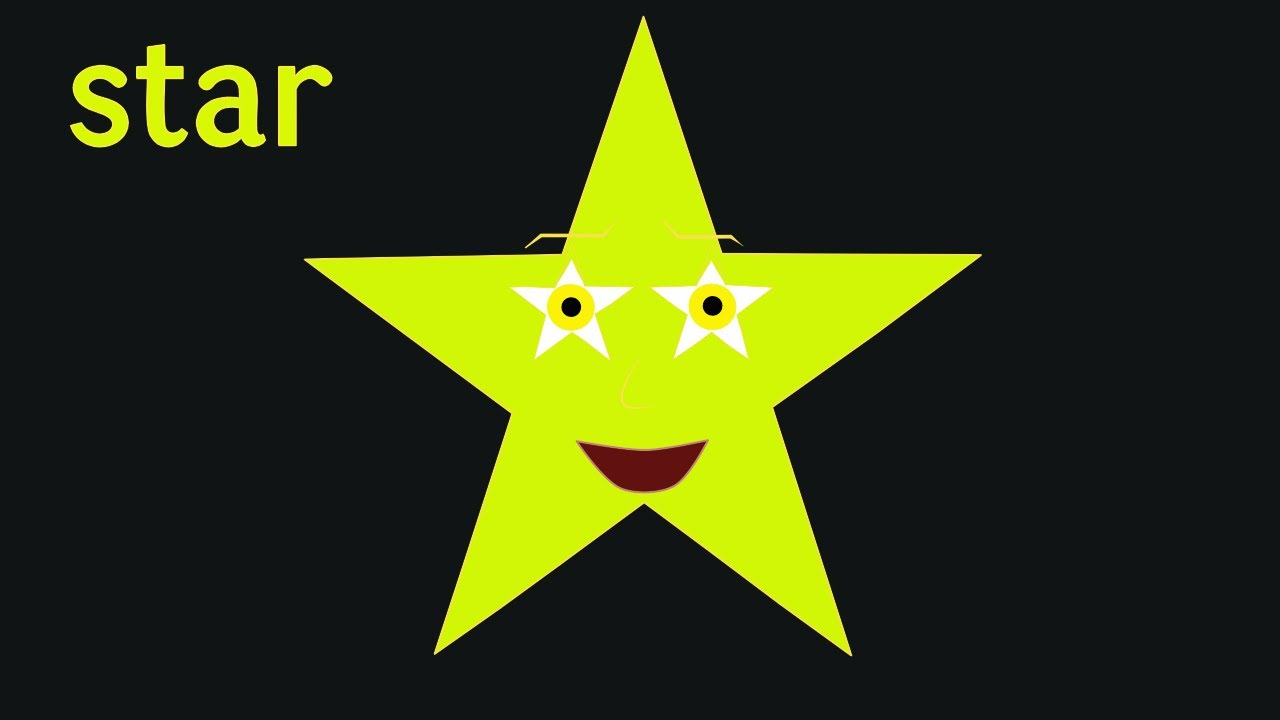
//> input picture build/test2.jpg, 1280 x 720 px
$ ./serial_twostage_20180130162814   (built with g++ and OpenCV 4)
//> lines starting //> are read from the running program, lines starting //| are printed output that depends on the picture; after the words box and inside, x2 and y2 are one past the last pixel; in counts of white or black regions, pixels touching at a corner belong together
#include <stdio.h>
#include <stdlib.h>
#include <CL/cl.h>
#include <opencv2/opencv.hpp>

#include "../ocl/ocl_loader.hpp"

#define WIDTH 1920
#define HEIGHT 1080

void linearTwoStage(uchar *image, int width, int height)
{
	printf("width %d, height %d", width, height);
	int *labeledImage = (int *)malloc(sizeof(int) * width * height);
	int *labels = (int *)malloc(sizeof(int) * width * height);
	int counter = 1;

	int index = 0;
	for (int i = 0; i < width * height; i++)
		labels[i] = i;

	for (int i = 0; i < height; i++)
	{
		for (int j = 0; j < width; j++)
		{
			index = i * width + j;
			labeledImage[index] = (int)image[index];

			if (labeledImage[index] >= 255)
			{
				int label = 0;
				int upn = 0;
				int ln = 0;

				if ((i - 1) >= 0)
					upn = labeledImage[(i - 1) * width + j];
				if ((j - 1) >= 0)
					ln = labeledImage[i * width + j - 1];

				if (upn == 0 && ln == 0)
				{
					counter++;
					labeledImage[index] = counter;
				}
				else if (upn == 0)
					labeledImage[index] = ln;
				else if (ln == 0)
					labeledImage[index] = upn;
				else
				{
					if (ln < upn)
					{

						labeledImage[index] = ln;
						labels[upn] = labels[ln];
					}
					else
					{
						labeledImage[index] = upn;
						labels[ln] = labels[upn];
					}
				}
			}
		}
	}
	printf("height: %d, width %d", height, width);
	for (int i = 0; i < height; i++)
	{
		for (int j = 0; j < width; j++)
		{
			index = i * width + j;

			if (image[index] != 0)
			{
				image[index] = labels[labeledImage[index]] * 100;
			}
		}
	}
}

cv::Mat loadImage(char *filename)
{
//> called with filename = "test2.jpg"
	cv::Mat src = cv::imread(filename, 1); // load source image
//> src is the input picture: 720 rows x 1280 cols, CV_8UC3; mean B, G, R 20.8, 57.2, 49

	cv::namedWindow("Display window", cv::WINDOW_AUTOSIZE); // Create a window for display.
	imshow("Display window", src);							// Show our image inside it.

	cv::Size size(WIDTH, HEIGHT); //the dst image size,e.g.100x100
	cv::resize(src, src, size);   //resize image
//> src: 1080 rows x 1920 cols, CV_8UC3

	cv::Mat gray;
	cv::cvtColor(src, gray, CV_BGR2GRAY); //perform gray scale conversion.
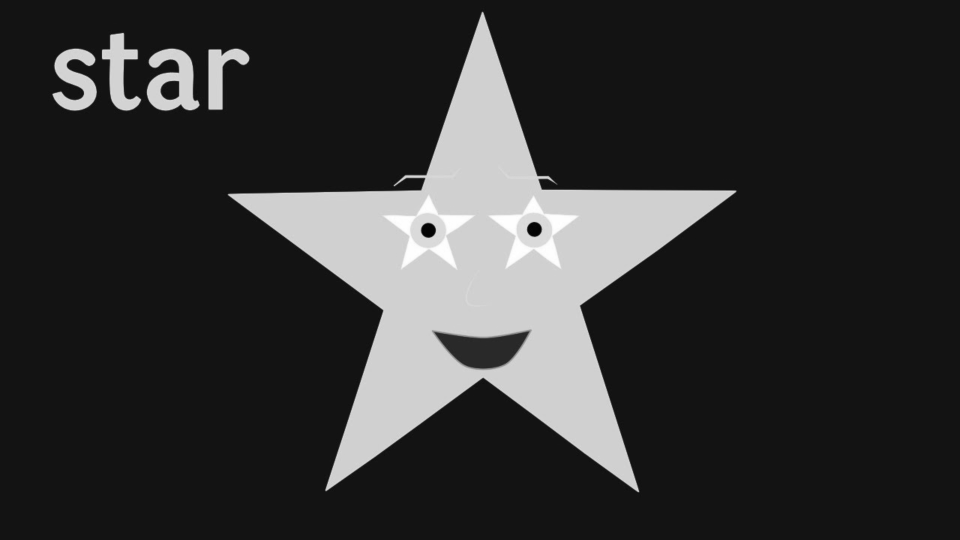
//> gray: 1080 rows x 1920 cols, CV_8UC1 (shown at 1/2 size); min 0, max 255, mean 50.6
	cv::threshold(gray, gray, 127, 255, cv::THRESH_BINARY);
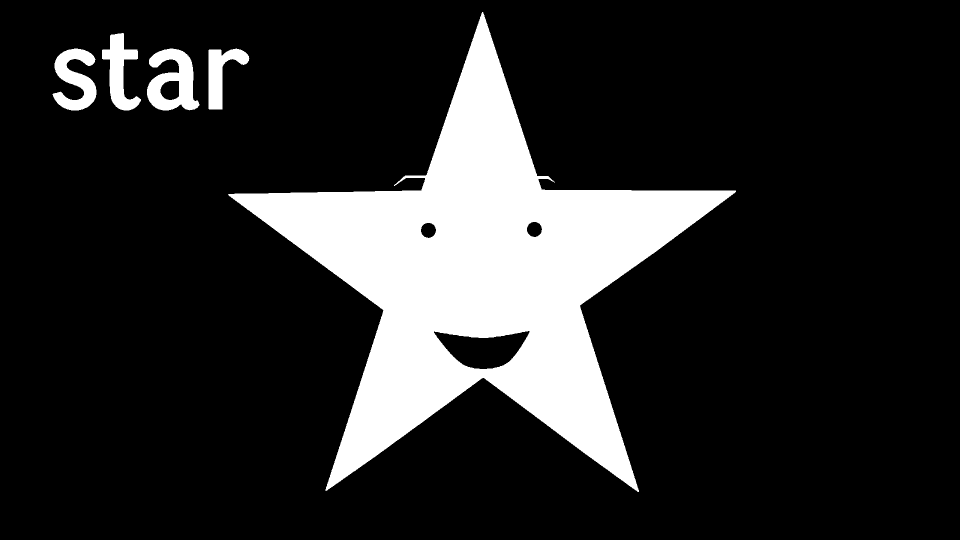
//> gray: 1080 rows x 1920 cols, CV_8UC1 (shown at 1/2 size); 16.5% white; 5 white regions, box (x1, y1, x2, y2) and area: (456, 24, 1472, 984) 317508, (294, 97, 399, 221) 7548, (105, 97, 193, 221) 5974, (204, 66, 282, 221) 5574, (417, 97, 499, 219) 4515

	cv::waitKey(0);
	return gray;
}

void displayLabeledImage(cv::Mat image)
{
	cv::applyColorMap(image, image, cv::COLORMAP_JET);
	cv::namedWindow("Display window", cv::WINDOW_AUTOSIZE); // Create a window for display.
	cv::imshow("Display window", image);					// Show our image inside it.
}

int main()
{

	cv::Mat image = loadImage("test2.jpg");

	linearTwoStage(image.data, 1920, 1080);
//> the loop in linearTwoStage, `for (int i = 0; i < height; i++)` made 1080 passes
//> (index, counter) on passes 1 to 3: (1919, 1), (3839, 1), (5759, 1)
//> after the loop in linearTwoStage, `for (int i = 0; i < height; i++)`: index = 2073599; counter = 463
//> the loop in linearTwoStage, `for (int i = 0; i < height; i++)` made 1080 passes
//> index on passes 1 to 3: 1919, 3839, 5759
//> after the loop in linearTwoStage, `for (int i = 0; i < height; i++)`: index = 2073599
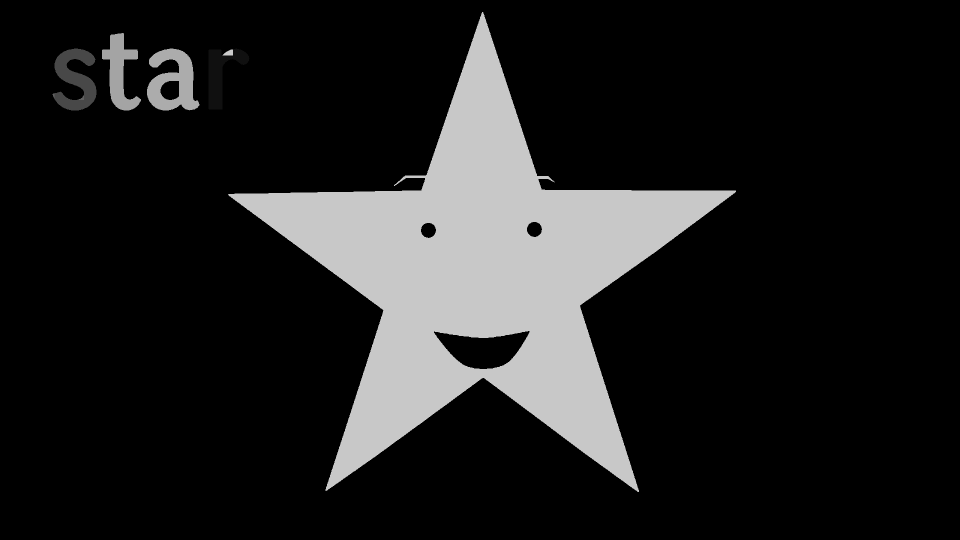
//> image: 1080 rows x 1920 cols, CV_8UC1 (shown at 1/2 size); 16.45% of pixels changed, all inside (x1, y1, x2, y2) = (105, 24, 1472, 984)

	displayLabeledImage(image);
//> in displayLabeledImage, `cv::applyColorMap(image, image, cv::COLORMAP_JET);`:
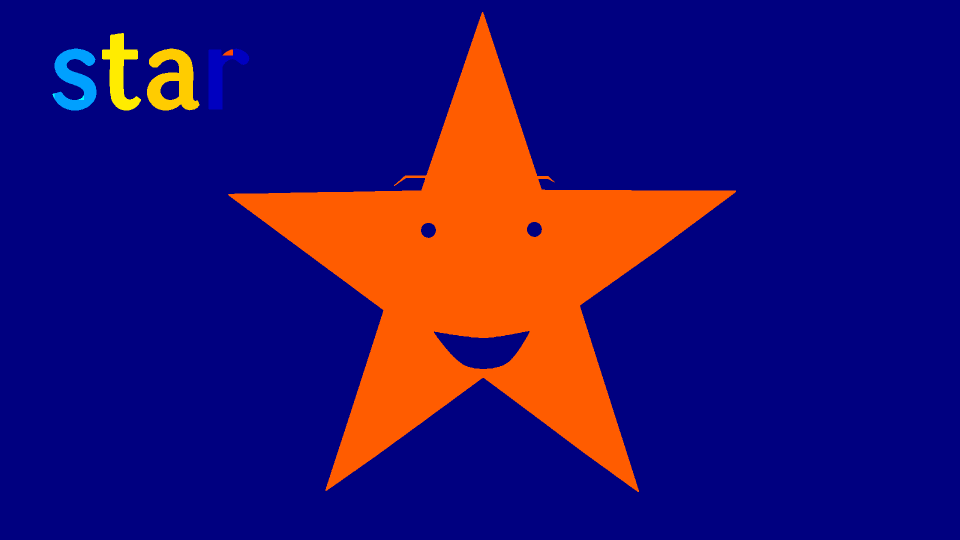
//> image: 1080 rows x 1920 cols, CV_8UC3 (shown at 1/2 size); mean B, G, R 108.1, 15.9, 40.7
	cv::waitKey(0);
}

$ run again, with build/test3.jpg copied over build/test2.jpg
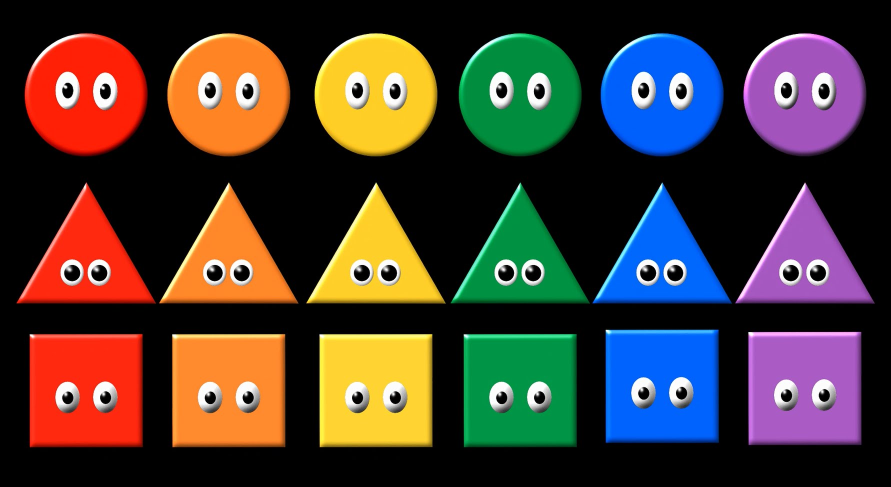
//> input picture build/test3.jpg, 1781 x 973 px (shown at 1/2 size)
//> in loadImage, src is the input picture: 973 rows x 1781 cols, CV_8UC3; mean B, G, R 50.4, 57.4, 70.9
//> src: 1080 rows x 1920 cols, CV_8UC3
//> in loadImage, `cv::threshold(gray, gray, 127, 255, cv::THRESH_BINARY);`:
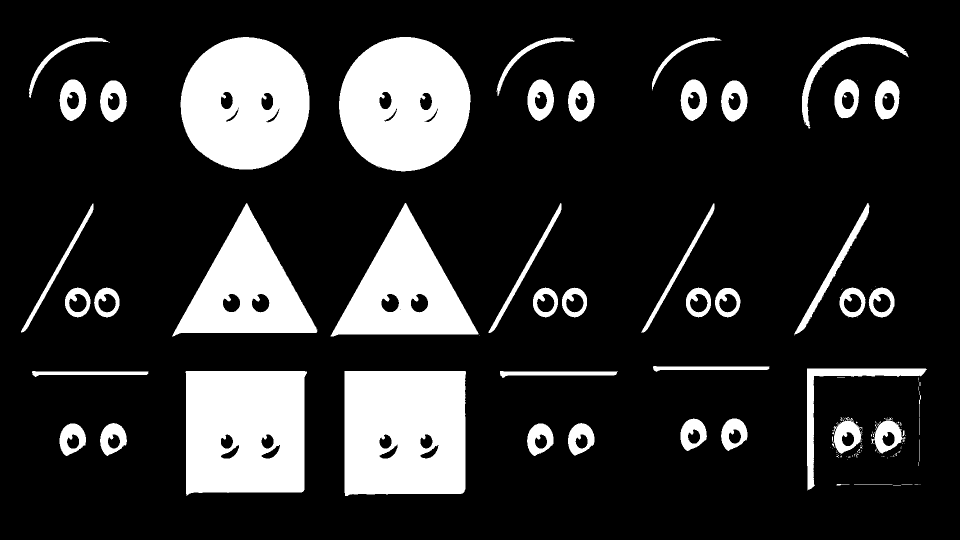
//> gray: 1080 rows x 1920 cols, CV_8UC1 (shown at 1/2 size); 18.2% white; 158 white regions (106 under 20 px), largest, box (x1, y1, x2, y2) and area: (689, 742, 932, 992) 57811, (371, 742, 614, 992) 55921, (678, 74, 942, 343) 54034
//> the loop in linearTwoStage, `for (int i = 0; i < height; i++)` made 1080 passes
//> index on passes 1 to 3: 1919, 3839, 5759
//> after the loop in linearTwoStage, `for (int i = 0; i < height; i++)`: index = 2073599; counter = 2471
//> after the loop in linearTwoStage, `for (int i = 0; i < height; i++)`: index = 2073599
//> in displayLabeledImage, `cv::applyColorMap(image, image, cv::COLORMAP_JET);`:
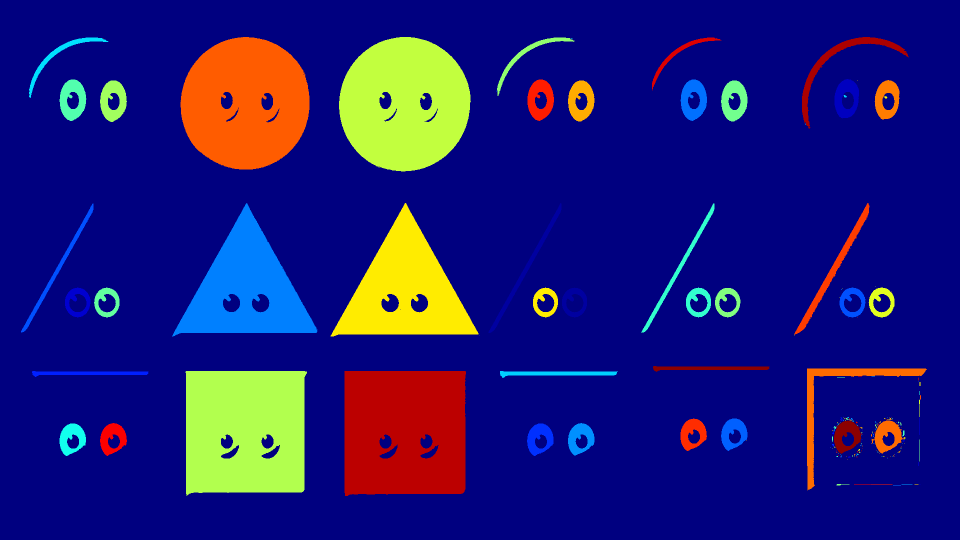
//> image: 1080 rows x 1920 cols, CV_8UC3 (shown at 1/2 size); mean B, G, R 117.4, 27.1, 31.2

$ run again, with build/test4.jpg copied over build/test2.jpg
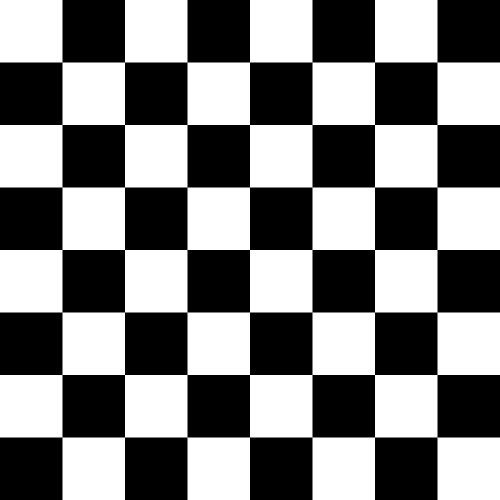
//> input picture build/test4.jpg, 1000 x 1000 px (shown at 1/2 size)
//> in loadImage, src is the input picture: 1000 rows x 1000 cols, CV_8UC3; 50% white; 1 white region, box (x1, y1, x2, y2) and area: (0, 0, 1000, 1000) 500000
//> src: 1080 rows x 1920 cols, CV_8UC3
//> in loadImage, `cv::threshold(gray, gray, 127, 255, cv::THRESH_BINARY);`:
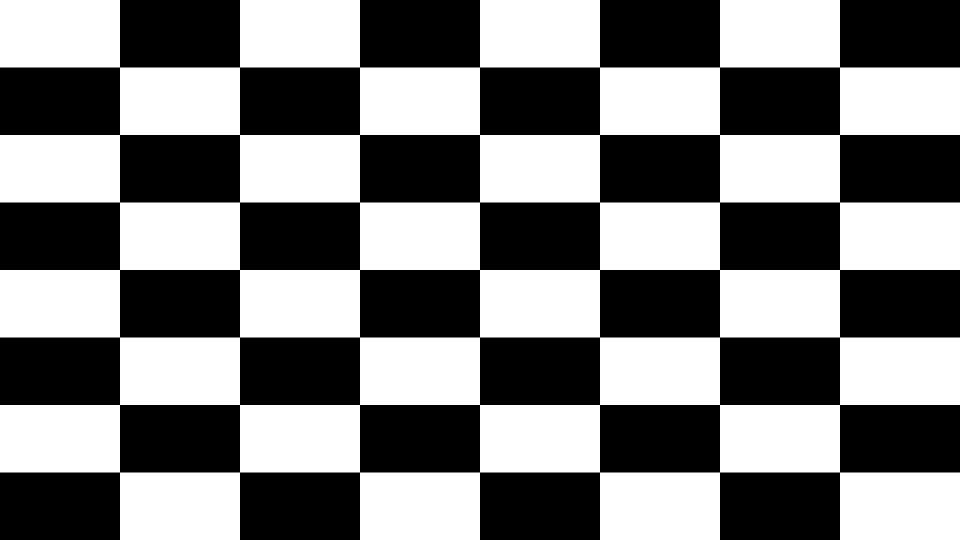
//> gray: 1080 rows x 1920 cols, CV_8UC1 (shown at 1/2 size); 50% white; 1 white region, box (x1, y1, x2, y2) and area: (0, 0, 1920, 1080) 1036800
//> the loop in linearTwoStage, `for (int i = 0; i < height; i++)` made 1080 passes
//> index on passes 1 to 3: 1919, 3839, 5759
//> after the loop in linearTwoStage, `for (int i = 0; i < height; i++)`: index = 2073599; counter = 33
//> after the loop in linearTwoStage, `for (int i = 0; i < height; i++)`: index = 2073599
//> in displayLabeledImage, `cv::applyColorMap(image, image, cv::COLORMAP_JET);`:
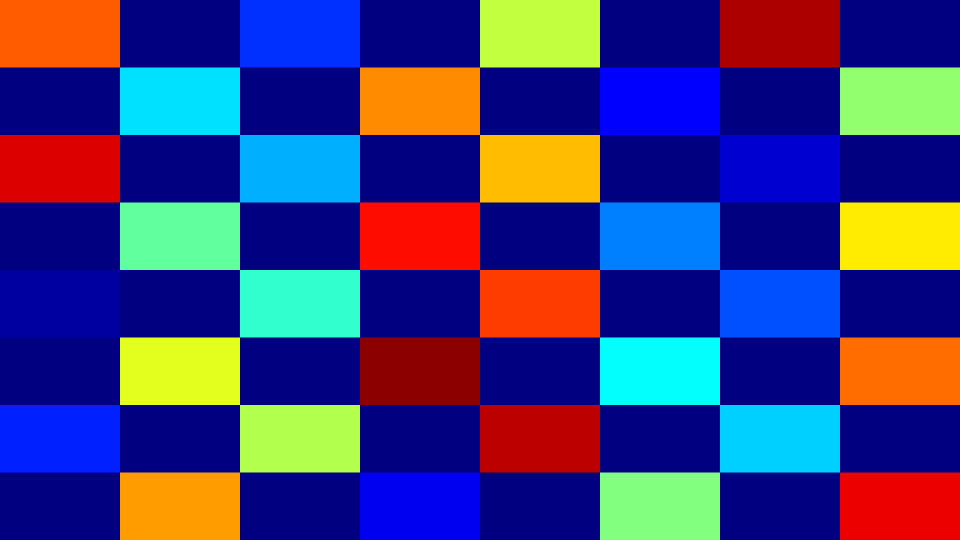
//> image: 1080 rows x 1920 cols, CV_8UC3 (shown at 1/2 size); mean B, G, R 121.4, 61.4, 62.8

$ run again, with build/baby.jpg copied over build/test2.jpg
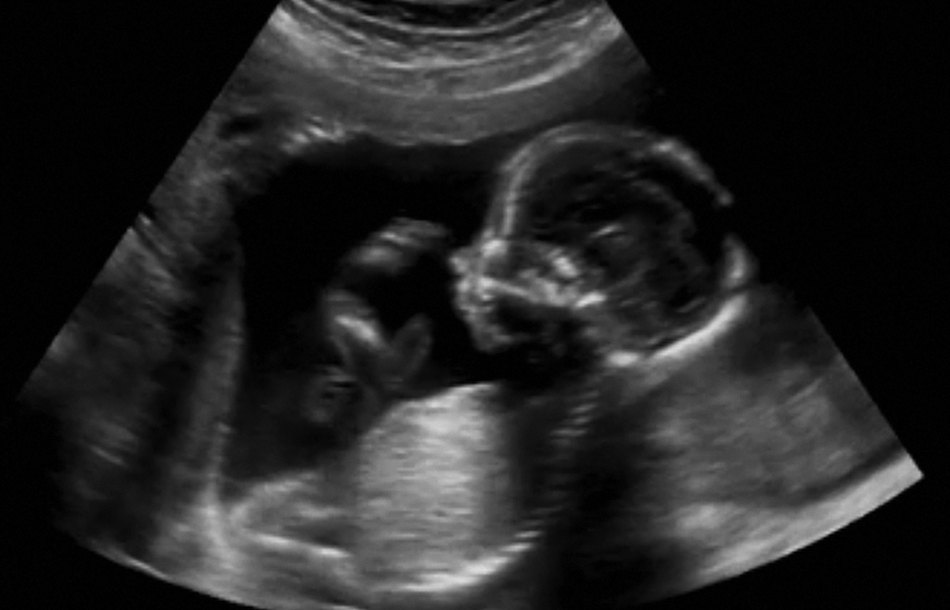
//> input picture build/baby.jpg, 950 x 610 px
//> in loadImage, src is the input picture: 610 rows x 950 cols, CV_8UC3; min 0, max 223, mean 35.8
//> src: 1080 rows x 1920 cols, CV_8UC3
//> in loadImage, `cv::threshold(gray, gray, 127, 255, cv::THRESH_BINARY);`:
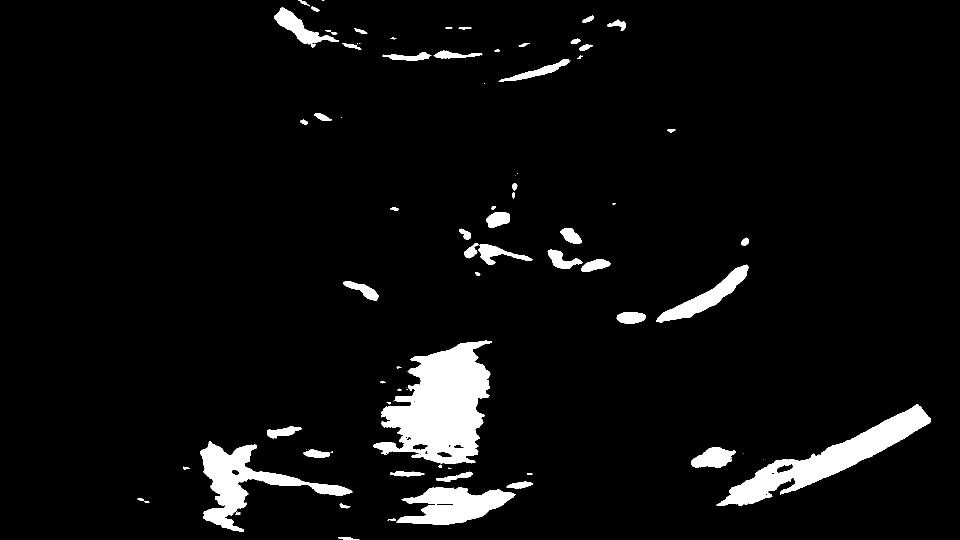
//> gray: 1080 rows x 1920 cols, CV_8UC1 (shown at 1/2 size); 5.3% white; 80 white regions (18 under 20 px), largest, box (x1, y1, x2, y2) and area: (746, 681, 984, 928) 34097, (1433, 808, 1862, 1012) 20729, (401, 882, 705, 1064) 14319
//> the loop in linearTwoStage, `for (int i = 0; i < height; i++)` made 1080 passes
//> (index, counter) on passes 1 to 3: (1919, 3), (3839, 3), (5759, 3)
//> after the loop in linearTwoStage, `for (int i = 0; i < height; i++)`: index = 2073599; counter = 1049
//> the loop in linearTwoStage, `for (int i = 0; i < height; i++)` made 1080 passes
//> index on passes 1 to 3: 1919, 3839, 5759
//> after the loop in linearTwoStage, `for (int i = 0; i < height; i++)`: index = 2073599
//> in displayLabeledImage, `cv::applyColorMap(image, image, cv::COLORMAP_JET);`:
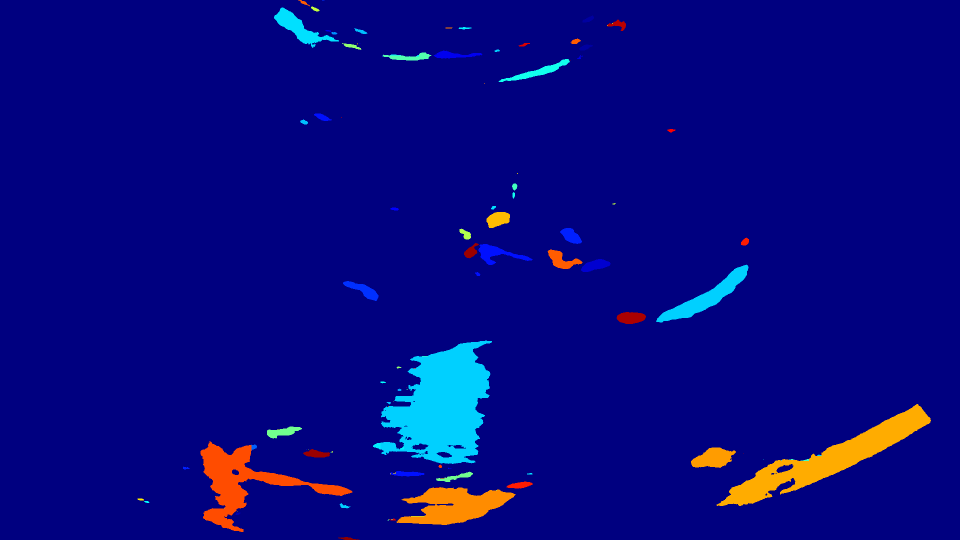
//> image: 1080 rows x 1920 cols, CV_8UC3 (shown at 1/2 size); mean B, G, R 127.8, 8.3, 6.7
